Frame 1 (no input): blank canvas, image omitted
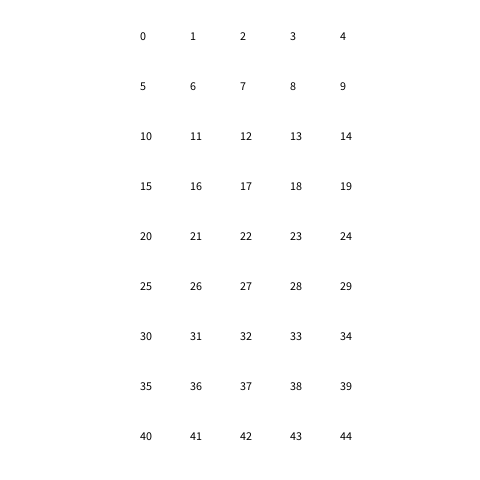
Frame 60 (the mouse pressed at the canvas centre just before this capture)
Frame 120 (the mouse held since frame 60 and released just before this capture): identical to frame 60, image omitted

The Processing sketch that drew this single still picture (run headless with seeded random() and noise(); from frame 60 on, the mouse is pressed at the canvas centre):

// Processing sketch: example03
// ── example03.pde
int a = 0;

void setup() {
  size(480, 480);
  background(255, 255, 255);
  fill(0, 0, 0);
}

void draw() {
  text(a, a % 5 * 50 + 140, a / 5 * 50 + 40);
  a ++;
}
